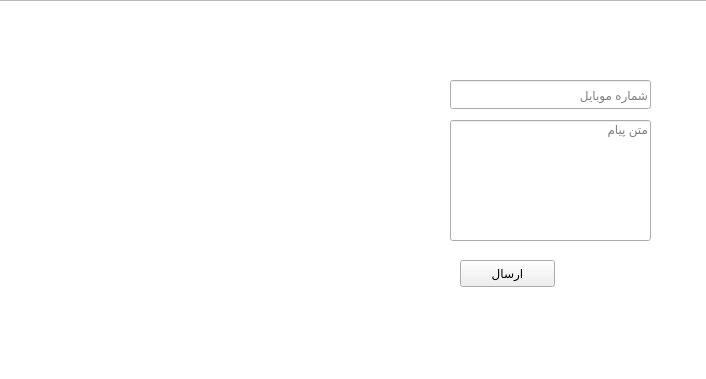
<?xml version="1.0" encoding="UTF-8"?>
<ui version="4.0">
 <author>Mr.MHMirzaei</author>
 <class>MainWindow</class>
 <widget class="QMainWindow" name="MainWindow">
  <property name="enabled">
   <bool>true</bool>
  </property>
  <property name="geometry">
   <rect>
    <x>0</x>
    <y>0</y>
    <width>706</width>
    <height>379</height>
   </rect>
  </property>
  <property name="minimumSize">
   <size>
    <width>706</width>
    <height>379</height>
   </size>
  </property>
  <property name="maximumSize">
   <size>
    <width>706</width>
    <height>379</height>
   </size>
  </property>
  <property name="windowTitle">
   <string>ارسال پیامک</string>
  </property>
  <property name="autoFillBackground">
   <bool>true</bool>
  </property>
  <property name="locale">
   <locale language="Persian" country="Iran"/>
  </property>
  <property name="documentMode">
   <bool>false</bool>
  </property>
  <widget class="QWidget" name="centralwidget">
   <widget class="QLineEdit" name="phone">
    <property name="geometry">
     <rect>
      <x>450</x>
      <y>80</y>
      <width>201</width>
      <height>29</height>
     </rect>
    </property>
    <property name="placeholderText">
     <string>شماره موبایل</string>
    </property>
   </widget>
   <widget class="QLineEdit" name="message">
    <property name="geometry">
     <rect>
      <x>450</x>
      <y>120</y>
      <width>201</width>
      <height>121</height>
     </rect>
    </property>
    <property name="alignment">
     <set>Qt::AlignLeading|Qt::AlignLeft|Qt::AlignTop</set>
    </property>
    <property name="placeholderText">
     <string>متن پیام</string>
    </property>
   </widget>
   <widget class="QPushButton" name="send">
    <property name="geometry">
     <rect>
      <x>460</x>
      <y>260</y>
      <width>95</width>
      <height>27</height>
     </rect>
    </property>
    <property name="text">
     <string>ارسال</string>
    </property>
   </widget>
   <widget class="QLabel" name="label">
    <property name="geometry">
     <rect>
      <x>60</x>
      <y>70</y>
      <width>281</width>
      <height>201</height>
     </rect>
    </property>
    <property name="text">
     <string/>
    </property>
    <property name="pixmap">
     <pixmap>../Desktop/undraw_chat_1wo5.png</pixmap>
    </property>
    <property name="scaledContents">
     <bool>true</bool>
    </property>
    <property name="alignment">
     <set>Qt::AlignCenter</set>
    </property>
   </widget>
   <widget class="QTextBrowser" name="textBrowser">
    <property name="geometry">
     <rect>
      <x>-10</x>
      <y>0</y>
      <width>731</width>
      <height>411</height>
     </rect>
    </property>
   </widget>
   <zorder>textBrowser</zorder>
   <zorder>phone</zorder>
   <zorder>message</zorder>
   <zorder>send</zorder>
   <zorder>label</zorder>
  </widget>
 </widget>
 <resources/>
 <connections>
  <connection>
   <sender>send</sender>
   <signal>clicked()</signal>
   <receiver>send</receiver>
   <slot>deleteLater()</slot>
   <hints>
    <hint type="sourcelabel">
     <x>507</x>
     <y>273</y>
    </hint>
    <hint type="destinationlabel">
     <x>507</x>
     <y>273</y>
    </hint>
   </hints>
  </connection>
 </connections>
</ui>
